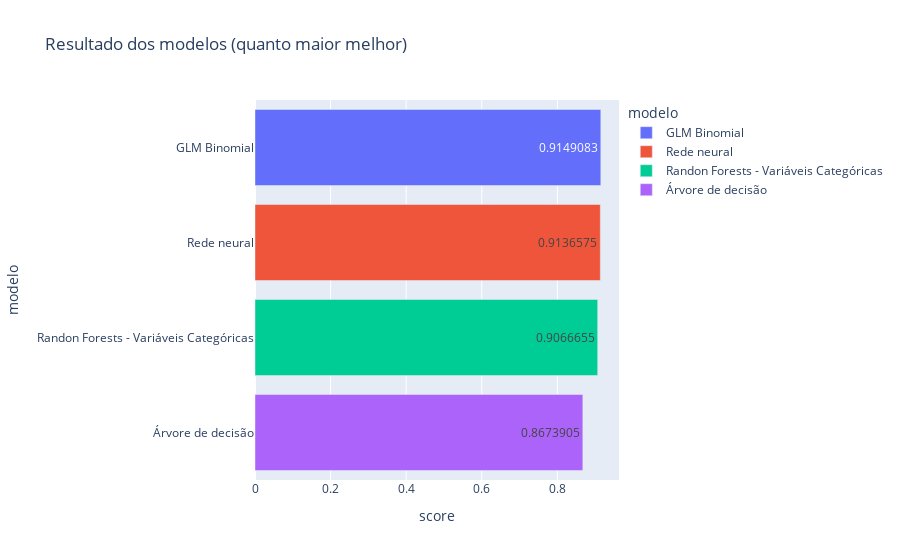

The notebook cell this image was saved under:
### Code cell
from sklearn.neural_network import MLPClassifier

modelo = MLPClassifier(
    max_iter=100, 
    verbose=False, 
    tol=0.0000100,
    solver = 'adam', 
    activation = 'relu',
    hidden_layer_sizes = (55,35,15))
    
modelo.fit(x_dados_treino, y_dados_treino)

previsoes = modelo.predict(x_dados_teste)

control_scores('Rede neural', accuracy_score(y_dados_teste, previsoes))

### Figure 1 — Plotly figure (JSON) as saved in the notebook; plotly's stock layout.template omitted (floating-point values rounded to 4 significant figures)
{"data": [{"alignmentgroup": "True", "hovertemplate": "modelo=%{y}<br>score=%{x}<extra></extra>", "legendgroup": "GLM Binomial", "marker": {"color": "#636efa", "pattern": {"shape": ""}}, "name": "GLM Binomial", "offsetgroup": "GLM Binomial", "orientation": "h", "showlegend": true, "textposition": "auto", "texttemplate": "%{x}", "type": "bar", "x": [0.9149], "xaxis": "x", "y": ["GLM Binomial"], "yaxis": "y"}, {"alignmentgroup": "True", "hovertemplate": "modelo=%{y}<br>score=%{x}<extra></extra>", "legendgroup": "Rede neural", "marker": {"color": "#EF553B", "pattern": {"shape": ""}}, "name": "Rede neural", "offsetgroup": "Rede neural", "orientation": "h", "showlegend": true, "textposition": "auto", "texttemplate": "%{x}", "type": "bar", "x": [0.9137], "xaxis": "x", "y": ["Rede neural"], "yaxis": "y"}, {"alignmentgroup": "True", "hovertemplate": "modelo=%{y}<br>score=%{x}<extra></extra>", "legendgroup": "Randon Forests - Variáveis Categóricas", "marker": {"color": "#00cc96", "pattern": {"shape": ""}}, "name": "Randon Forests - Variáveis Categóricas", "offsetgroup": "Randon Forests - Variáveis Categóricas", "orientation": "h", "showlegend": true, "textposition": "auto", "texttemplate": "%{x}", "type": "bar", "x": [0.9067], "xaxis": "x", "y": ["Randon Forests - Variáveis Categóricas"], "yaxis": "y"}, {"alignmentgroup": "True", "hovertemplate": "modelo=%{y}<br>score=%{x}<extra></extra>", "legendgroup": "Árvore de decisão", "marker": {"color": "#ab63fa", "pattern": {"shape": ""}}, "name": "Árvore de decisão", "offsetgroup": "Árvore de decisão", "orientation": "h", "showlegend": true, "textposition": "auto", "texttemplate": "%{x}", "type": "bar", "x": [0.8674], "xaxis": "x", "y": ["Árvore de decisão"], "yaxis": "y"}], "layout": {"barmode": "relative", "legend": {"title": {"text": "modelo"}, "tracegroupgap": 0}, "title": {"text": "Resultado dos modelos (quanto maior melhor)"}, "xaxis": {"anchor": "y", "domain": [0, 1], "title": {"text": "score"}}, "yaxis": {"anchor": "x", "categoryarray": ["Árvore de decisão", "Randon Forests - Variáveis Categóricas", "Rede neural", "GLM Binomial"], "categoryorder": "array", "domain": [0, 1], "title": {"text": "modelo"}}}}
